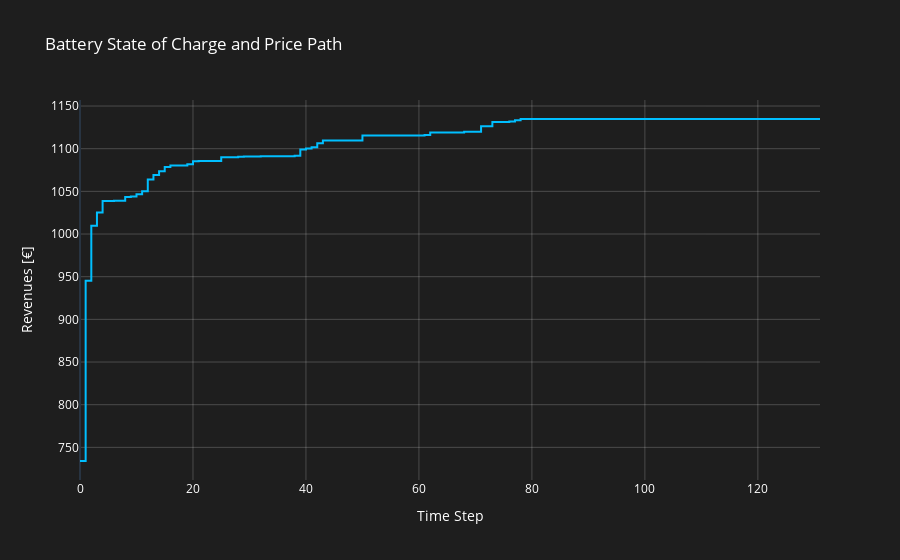

The notebook cell this image was saved under:
### Code cell
fig = make_subplots()

# Add SOC schedule trace on primary y-axis
fig.add_trace(
    go.Scatter(
        x=list(range(len(results))),
        y=results,
        name="Revenues [€]",
        line=dict(color="#00BFFF"),  # Bright blue for better visibility on dark theme
        mode="lines",
        line_shape="hv"
    )
)


# Set titles and labels with dark theme
fig.update_layout(
    title_text="Battery State of Charge and Price Path",
    hovermode="x unified",
    template="plotly_dark",  # Use dark template
    paper_bgcolor="rgb(30, 30, 30)",  # Dark background color
    plot_bgcolor="rgb(30, 30, 30)",
    font=dict(color="white")  # White text
)
fig.update_xaxes(title_text="Time Step", gridcolor="rgba(255, 255, 255, 0.2)")
fig.update_yaxes(title_text="Revenues [€]", secondary_y=False, gridcolor="rgba(255, 255, 255, 0.2)")

# Show the interactive plot
fig.show()

### Figure 1 — Plotly figure (JSON) as saved in the notebook; plotly's stock layout.template omitted (floating-point values rounded to 4 significant figures; data arrays with more than 128 entries replaced by an {"elided": "..."} marker saying what was removed)
{"data": [{"line": {"color": "#00BFFF", "shape": "hv"}, "mode": "lines", "name": "Revenues [€]", "type": "scatter", "x": {"elided": "132 int values"}, "y": {"elided": "132 float values"}}], "layout": {"font": {"color": "white"}, "hovermode": "x unified", "paper_bgcolor": "rgb(30, 30, 30)", "plot_bgcolor": "rgb(30, 30, 30)", "title": {"text": "Battery State of Charge and Price Path"}, "xaxis": {"anchor": "y", "domain": [0, 1], "gridcolor": "rgba(255, 255, 255, 0.2)", "title": {"text": "Time Step"}}, "yaxis": {"anchor": "x", "domain": [0, 1], "gridcolor": "rgba(255, 255, 255, 0.2)", "title": {"text": "Revenues [€]"}}}}
